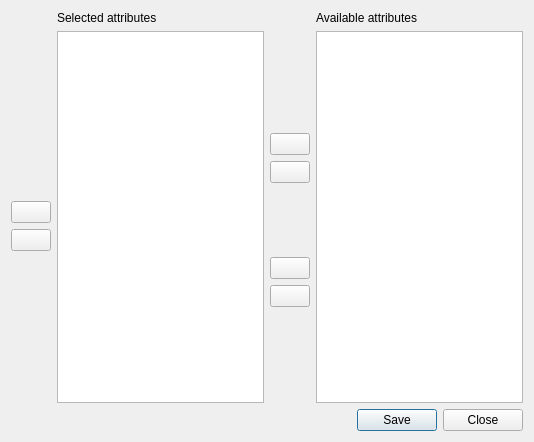
<?xml version="1.0" encoding="UTF-8"?>
<ui version="4.0">
 <class>DataBrowserSelectAttrWin</class>
 <widget class="QWidget" name="DataBrowserSelectAttrWin">
  <property name="geometry">
   <rect>
    <x>0</x>
    <y>0</y>
    <width>534</width>
    <height>442</height>
   </rect>
  </property>
  <property name="windowTitle">
   <string>Data browser - select attributes to view</string>
  </property>
  <layout class="QGridLayout" name="gridLayout">
   <item row="0" column="0" rowspan="4">
    <spacer name="verticalSpacer_4">
     <property name="orientation">
      <enum>Qt::Vertical</enum>
     </property>
     <property name="sizeHint" stdset="0">
      <size>
       <width>20</width>
       <height>40</height>
      </size>
     </property>
    </spacer>
   </item>
   <item row="1" column="2">
    <spacer name="verticalSpacer_3">
     <property name="orientation">
      <enum>Qt::Vertical</enum>
     </property>
     <property name="sizeHint" stdset="0">
      <size>
       <width>20</width>
       <height>40</height>
      </size>
     </property>
    </spacer>
   </item>
   <item row="1" column="3" rowspan="10">
    <widget class="QListView" name="listAvailable"/>
   </item>
   <item row="10" column="2">
    <spacer name="verticalSpacer_2">
     <property name="orientation">
      <enum>Qt::Vertical</enum>
     </property>
     <property name="sizeHint" stdset="0">
      <size>
       <width>20</width>
       <height>40</height>
      </size>
     </property>
    </spacer>
   </item>
   <item row="1" column="1" rowspan="10">
    <widget class="QListView" name="listSelected"/>
   </item>
   <item row="9" column="2">
    <widget class="QPushButton" name="btnLeftAll">
     <property name="text">
      <string/>
     </property>
     <property name="icon">
      <iconset resource="resources.qrc">
       <normaloff>:/actions/icons/arrow-left-double-2.png</normaloff>:/actions/icons/arrow-left-double-2.png</iconset>
     </property>
    </widget>
   </item>
   <item row="11" column="1" colspan="3">
    <widget class="QDialogButtonBox" name="buttonBox">
     <property name="standardButtons">
      <set>QDialogButtonBox::Close|QDialogButtonBox::Save</set>
     </property>
    </widget>
   </item>
   <item row="0" column="1" colspan="2">
    <widget class="QLabel" name="label">
     <property name="text">
      <string>Selected attributes</string>
     </property>
    </widget>
   </item>
   <item row="0" column="3">
    <widget class="QLabel" name="label_2">
     <property name="text">
      <string>Available attributes</string>
     </property>
    </widget>
   </item>
   <item row="2" column="2">
    <widget class="QPushButton" name="btnRigthAll">
     <property name="text">
      <string/>
     </property>
     <property name="icon">
      <iconset resource="resources.qrc">
       <normaloff>:/actions/icons/arrow-right-double-2.png</normaloff>:/actions/icons/arrow-right-double-2.png</iconset>
     </property>
    </widget>
   </item>
   <item row="3" column="2">
    <widget class="QPushButton" name="btnRigthSelected">
     <property name="text">
      <string/>
     </property>
     <property name="icon">
      <iconset resource="resources.qrc">
       <normaloff>:/actions/icons/arrow-right-2.png</normaloff>:/actions/icons/arrow-right-2.png</iconset>
     </property>
    </widget>
   </item>
   <item row="8" column="2">
    <widget class="QPushButton" name="btnlLeftSelected">
     <property name="text">
      <string/>
     </property>
     <property name="icon">
      <iconset resource="resources.qrc">
       <normaloff>:/actions/icons/arrow-left-2.png</normaloff>:/actions/icons/arrow-left-2.png</iconset>
     </property>
    </widget>
   </item>
   <item row="8" column="0" rowspan="4">
    <spacer name="verticalSpacer_5">
     <property name="orientation">
      <enum>Qt::Vertical</enum>
     </property>
     <property name="sizeHint" stdset="0">
      <size>
       <width>20</width>
       <height>40</height>
      </size>
     </property>
    </spacer>
   </item>
   <item row="7" column="0">
    <widget class="QPushButton" name="btnMoveDown">
     <property name="text">
      <string/>
     </property>
     <property name="icon">
      <iconset resource="resources.qrc">
       <normaloff>:/actions/icons/arrow-down.png</normaloff>:/actions/icons/arrow-down.png</iconset>
     </property>
    </widget>
   </item>
   <item row="6" column="0">
    <widget class="QPushButton" name="btnMoveUp">
     <property name="text">
      <string/>
     </property>
     <property name="icon">
      <iconset resource="resources.qrc">
       <normaloff>:/actions/icons/arrow-up.png</normaloff>:/actions/icons/arrow-up.png</iconset>
     </property>
    </widget>
   </item>
   <item row="6" column="2" rowspan="2">
    <spacer name="verticalSpacer">
     <property name="orientation">
      <enum>Qt::Vertical</enum>
     </property>
     <property name="sizeHint" stdset="0">
      <size>
       <width>20</width>
       <height>40</height>
      </size>
     </property>
    </spacer>
   </item>
  </layout>
 </widget>
 <resources>
  <include location="resources.qrc"/>
 </resources>
 <connections/>
</ui>
